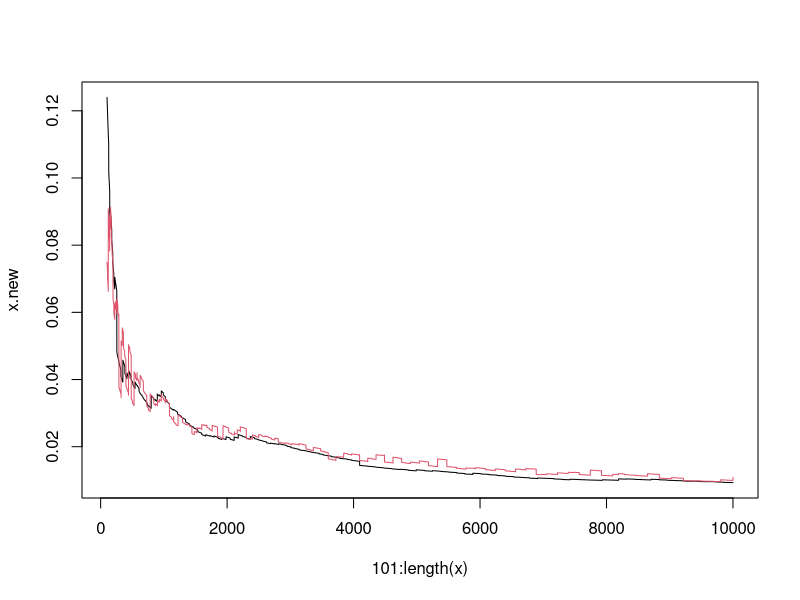
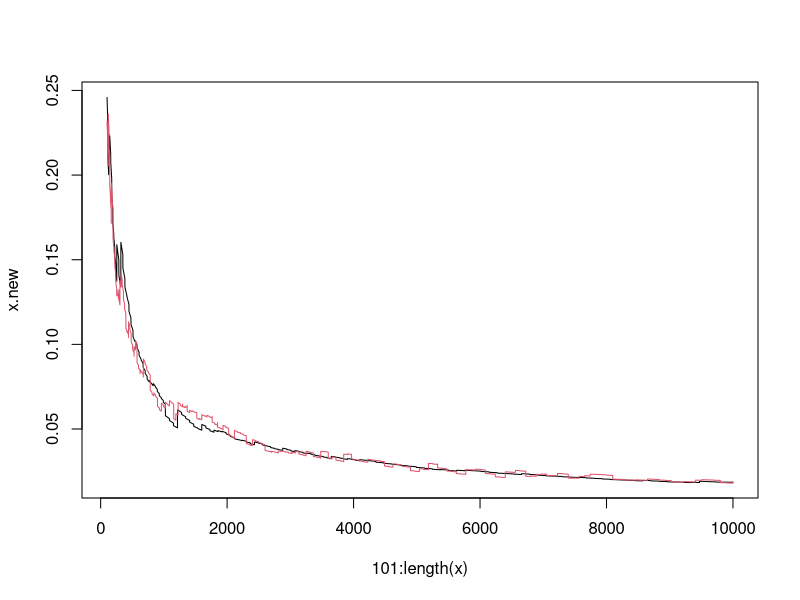

These charts were generated, in order, by the following R code:
#-----------------------------------------------------------------------------
# An experiment to compare the performance of standard non-overlap batch means
# and proposed non-overlap batch means estimation.
#-----------------------------------------------------------------------------

#### define batch means estimator ####
newBM<- function(x){
  n= length(x)
  b.range= 2^seq(1, 15)
#   b= 2^max(which(sqrt(n)>=b.range)) # lower bound
  b= 2^(max(which(sqrt(n)>=b.range))+1) # upper bound
  a= floor(n/b)
  
  y = sapply(1:a, function(k) return(mean(x[((k - 1) * b + 1):(k * b)])))
  mu.hat = mean(y)
  var.hat = b * sum((y - mu.hat)^2)/(a - 1)
  se = sqrt(var.hat/n)
  return(se)
}

standardBM<- function(x){
  n= length(x)
  b= floor(sqrt(n))
  a= floor(n/b)
  
  y = sapply(1:a, function(k) return(mean(x[((k - 1) * b + 1):(k * b)])))
  mu.hat = mean(y)
  var.hat = b * sum((y - mu.hat)^2)/(a - 1)
  se = sqrt(var.hat/n)
  return(se)
}

#### compare mcse estiamtes ####
plot.mcse<- function(x){
  x.new<- matrix(, ncol=length(x)-100)
  x.standard<- matrix(, ncol=length(x)-100)
  for(i in 1:(length(x)-100)){
    x.new[i]<- newBM(x[1:(i+100)])
    x.standard[i]<- standardBM(x[1:(i+100)])
  }
  plot(101:length(x), x.new, "l")
  lines(101:length(x), x.standard, col=2)
}

#### generate MCMC samples ####
x.indep<- rnorm(10000)
x.ar<- arima.sim(n = 10000, list(order =c(1,0,0), ar=0.5))

#### plots ####
plot.mcse(x.indep)
plot.mcse(x.ar)
